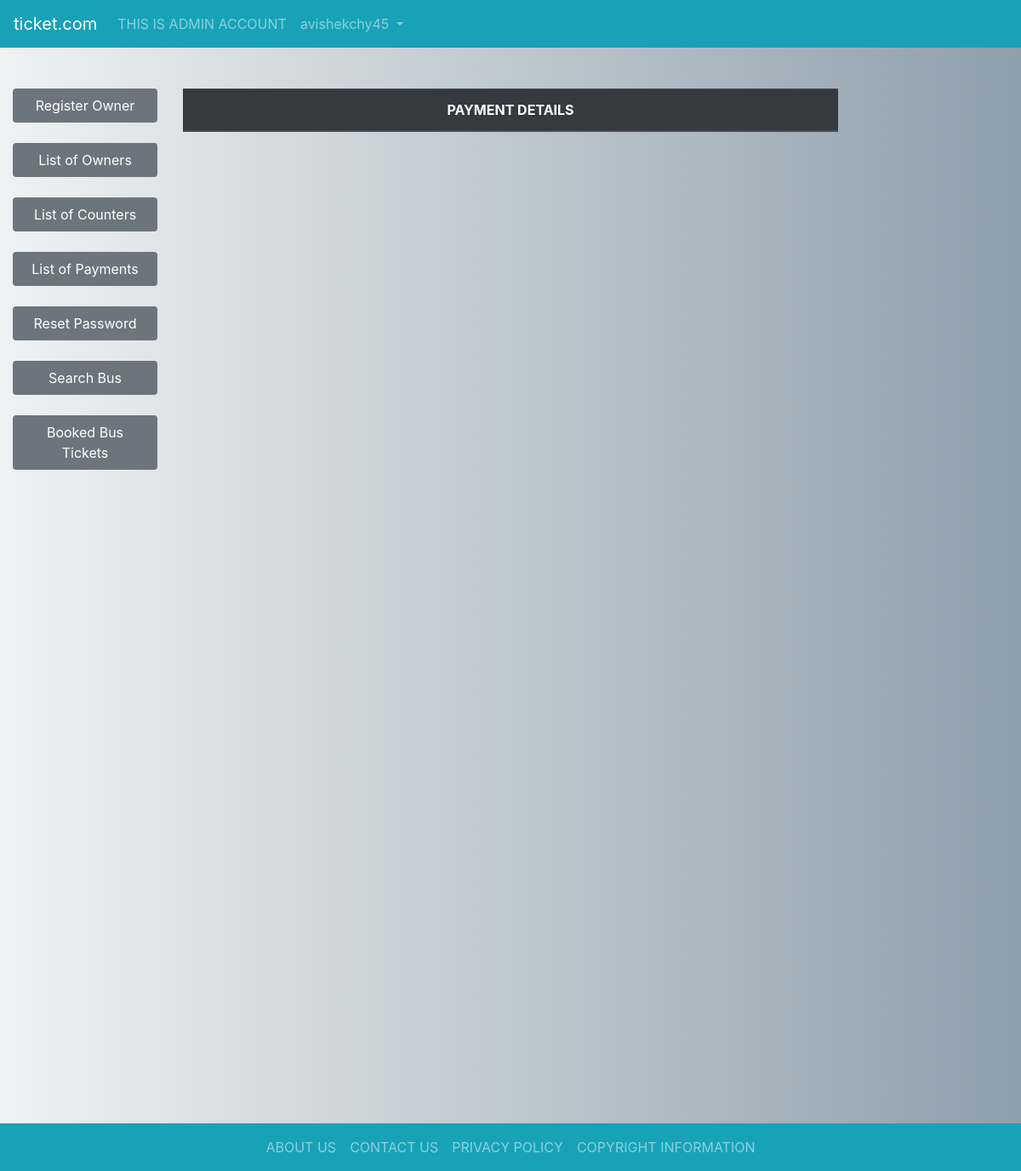
The page /admin/listofpayment.php (signed in) on the database as committed earlier.
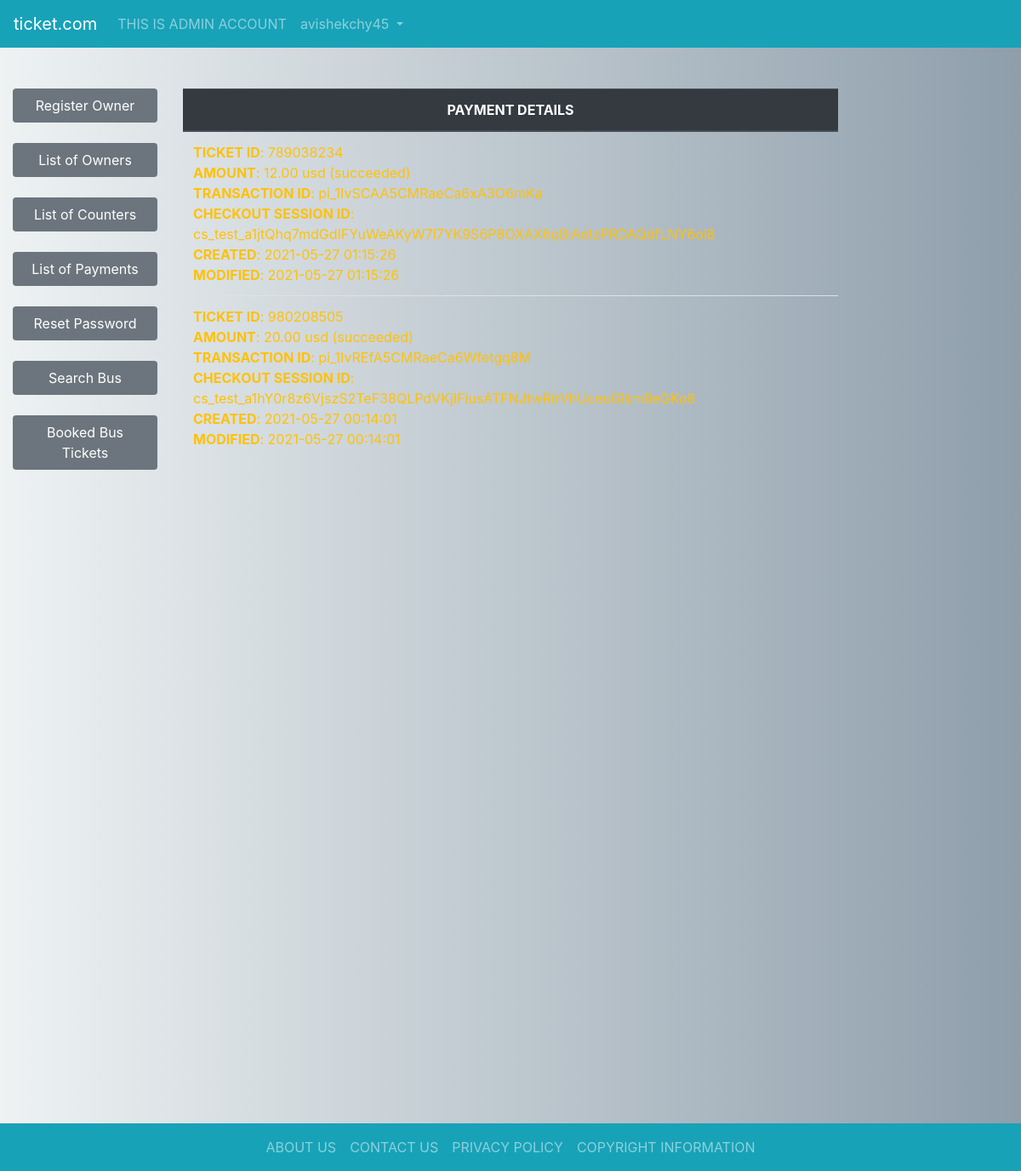
The same page on the database as committed later.
### tables this page shows
CREATE TABLE `payment` (
  `TICKET_ID` varchar(255) NOT NULL,
  `AMOUNT` float(10,2) NOT NULL,
  `AMOUNT_CURR` varchar(10) NOT NULL,
  `TXN_ID` varchar(255) NOT NULL,
  `CHECKOUT_SESSION_ID` varchar(255) NOT NULL,
  `PAYMENT_STATUS` varchar(10) NOT NULL,
  `CREATED` datetime NOT NULL,
  `MODIFIED` datetime NOT NULL
);

### includes/paymentlist.php (the view, shortened to what this page needs)
<?php
$query = "SELECT * FROM payment ORDER BY MODIFIED DESC";
$result = mysqli_query($con, $query);
echo "
<br>
<table class='table table-hover' id='paymentlist'>
<thead class='thead-dark'>
<tr>
<th>PAYMENT DETAILS</th>
</tr>
</thead>
<tbody>
";
while ($row = mysqli_fetch_array($result)) {
    $ticketid = $row['TICKET_ID'];
    $amount = $row['AMOUNT'];
    $currency = $row['AMOUNT_CURR'];
    $txn = $row['TXN_ID'];
    $checkout = $row['CHECKOUT_SESSION_ID'];
    $status = $row['PAYMENT_STATUS'];
    $created = $row['CREATED'];
    $modified = $row['MODIFIED'];
    echo "
    <tr>
    <td class='text-left text-warning'><b>TICKET ID</b>: $ticketid <br><b>AMOUNT</b>: $amount $currency ($status)<br><b>TRANSACTION ID</b>: $txn <br><b>CHECKOUT SESSION ID</b>: $checkout <br><b>CREATED</b>: $created <br><b>MODIFIED</b>: $modified </td>
    </tr>
    ";
}
echo "
</tbody>
</table>
<br>
";
?>

### admin/listofpayment.php (shortened to what this page needs)
<?php
include("../connection.php");
?>
<!DOCTYPE html>
<html lang="en">
<head>
    <link rel="stylesheet" href="https://maxcdn.bootstrapcdn.com/bootstrap/4.5.2/css/bootstrap.min.css">
    <link rel="stylesheet" href="https://cdn.jsdelivr.net/npm/bootstrap-icons@1.4.0/font/bootstrap-icons.css">
    <link rel="stylesheet" href="https://cdnjs.cloudflare.com/ajax/libs/animate.css/4.1.1/animate.min.css" />
    <link rel="stylesheet" href="//cdn.datatables.net/1.10.24/css/jquery.dataTables.min.css">
    <link rel="stylesheet" href="../style.css">
</head>
<body>
    <div class="container-fluid sticky-top p-0">
        <div class="row no-gutters">
            <div class="col-sm text-center">
                <?php
                include("../includes/navbar.php");
                ?>
            </div>
        </div>
    </div>
    <div class="container-fluid">
        <div class="row">
            <div class="col-sm-2 text-left">
                <?php
                include("../includes/menu.php");
                ?>
            </div>
            <div class="col-sm-8 text-center">
                <?php
                include("../includes/paymentlist.php");
                ?>
            </div>
            <div class="col-sm-2 text-right">
            </div>
        </div>
    </div>
    <div class="container-fluid p-0">
        <div class="row no-gutters">
            <div class="col-sm">
                <?php
                include("../includes/footer.php");
                ?>
            </div>
        </div>
    </div>
</body>
</html>

### includes/navbar.php (shortened to what this page needs)
<?php
$user = $_SESSION["user"];
$user_id = $_SESSION["user_id"];
echo "
    <nav class='navbar navbar-expand-sm bg-info navbar-dark'>
        <a class='navbar-brand' href='index'>ticket.com</a>
        <button class='navbar-toggler' type='button' data-toggle='collapse' data-target='#collapsibleNavbar'>
            <span class='navbar-toggler-icon'></span>
        </button>
        <div class='collapse navbar-collapse' id='collapsibleNavbar'>
            <ul class='navbar-nav'>
                <li class='nav-item'>
                    <a class='nav-link text-uppercase' href='#'> This is $user account </a>
                </li>
                <li class='nav-item dropdown'>
                    <a class='nav-link dropdown-toggle' href='#' id='navbardrop' data-toggle='dropdown'> $user_id </a>
                    <div class='dropdown-menu'>
                        <a class='dropdown-item' href='index'>Home</a>
                        <a class='dropdown-item' href='../all/settings'>Settings</a>
                        <a class='dropdown-item text-danger' href='?logout'>LOG OUT</a>
                    </div>
                </li>
            </ul>
        </div>
    </nav>
    <br>
    ";

### includes/menu.php (shortened to what this page needs)
<?php
if (isset($_SESSION['user'])) {
  $user = $_SESSION["user"];
  if ($user == 'admin') {
    echo "
    <br>
    <ul class='nav flex-column nav-pills nav-fill'>
      <li class='nav-item'>
        <a class='nav-link active bg-secondary' href='registerowner.php'>Register Owner</a>
      </li><br>
      <li class='nav-item'>
        <a class='nav-link active bg-secondary' href='listofowners.php'>List of Owners</a>
      </li><br>
      <li class='nav-item'>
        <a class='nav-link active bg-secondary' href='listofcounters.php'>List of Counters</a>
      </li><br>
      <li class='nav-item'>
        <a class='nav-link active bg-secondary' href='listofpayment.php'>List of Payments</a>
      </li><br>
      <li class='nav-item'>
        <a class='nav-link active bg-secondary' href='resetpass.php'>Reset Password</a>
      </li><br>
      <li class='nav-item'>
        <a class='nav-link active bg-secondary' href='../'>Search Bus</a>
      </li><br>
      <li class='nav-item'>
        <a class='nav-link active bg-secondary' href='../all/bookedbustickets.php'>Booked Bus Tickets</a>
      </li><br>
    </ul>
    <br>
    ";
  } else if ($user == 'owner') {
    echo "
    <br>
    <ul class='nav flex-column nav-pills nav-fill'>
      <li class='nav-item'>
        <a class='nav-link active bg-secondary' href='../all/bookedbustickets.php'>Booked Bus Tickets</a>
      </li><br>
      <li class='nav-item'>
        <a class='nav-link active bg-secondary' href='../all/donepayment.php'>Online Payments</a>
      </li><br>
      <li class='nav-item'>
        <a class='nav-link active bg-secondary' href='addcounter.php'>Add Counter</a>
      </li><br>
      <li class='nav-item'>
        <a class='nav-link active bg-secondary' href='addbus.php'>Add Bus</a>
      </li><br>
      <li class='nav-item'>
        <a class='nav-link active bg-secondary' href='addschedule.php'>Schedule Bus</a>
      </li><br>
      <li class='nav-item'>
        <a class='nav-link active bg-secondary' href='ownercounters.php'>List of Counters</a>
      </li><br>
      <li class='nav-item'>
        <a class='nav-link active bg-secondary' href='ownerbuses.php'>List of Buses</a>
      </li><br>
      <li class='nav-item'>
        <a class='nav-link active bg-secondary' href='ownerschedules.php'>List of Scheduled Buses</a>
      </li><br>
      <li class='nav-item'>
        <a class='nav-link active bg-secondary' href='../'>Search Bus</a>
      </li><br>
    </ul>
    <br>
    ";
  } else if ($user == 'counter') {
    echo "
    <br>
    <ul class='nav flex-column nav-pills nav-fill'>
      <li class='nav-item'>
        <a class='nav-link active bg-secondary' href='../all/bookedbustickets.php'>Booked Bus Tickets</a>
      </li><br>
      <li class='nav-item'>
        <a class='nav-link active bg-secondary' href='../all/donepayment.php'>Online Payments</a>
      </li><br>
      <li class='nav-item'>
        <a class='nav-link active bg-secondary' href='availablebus.php'>Available Bus</a>
      </li><br>
      <li class='nav-item'>
        <a class='nav-link active bg-secondary' href='../'>Search Bus</a>
      </li><br>
    </ul>
    <br>
    ";
  } else if ($user == 'user') {
    echo "
    <br>
    <ul class='nav flex-column nav-pills nav-fill'>
      <li class='nav-item'>
        <a class='nav-link active bg-info' href='../all/bookedbustickets.php'>Booked Bus Tickets</a>
      </li><br>
      <li class='nav-item'>
        <a class='nav-link active bg-info' href='../all/donepayment.php'>Online Payments</a>
      </li><br>
      <li class='nav-item'>
        <a class='nav-link active bg-secondary' href='../'>Book Bus Ticket</a>
      </li><br>
      <li class='nav-item'>
        <a class='nav-link active bg-secondary' href='../'>Book Train Ticket</a>
      </li><br>
      <li class='nav-item'>
        <a class='nav-link active bg-secondary' href='../'>Book Air Ticket</a>
      </li><br>
      <li class='nav-item'>
        <a class='nav-link active bg-secondary' href='../'>Book Launch Ticket</a>
      </li><br>
      <li class='nav-item'>
        <a class='nav-link active bg-secondary' href='../'>Book Movie Ticket</a>
      </li><br>
      <li class='nav-item'>
        <a class='nav-link active bg-secondary' href='../'>Book Hotel</a>
      </li><br>
    </ul>
    <br>
    ";
  }
}

### includes/footer.php (shortened to what this page needs)
<nav class="navbar navbar-expand-sm justify-content-center bg-info navbar-dark footer">
    <ul class="navbar-nav nav-fill">
        <li class="nav-item">
            <a class="nav-link" href="#">ABOUT US</a>
        </li>
        <li class="nav-item">
            <a class="nav-link" href="#">CONTACT US</a>
        </li>
        <li class="nav-item">
            <a class="nav-link" href="#">PRIVACY POLICY</a>
        </li>
        <li class="nav-item">
            <a class="nav-link" href="#">COPYRIGHT INFORMATION</a>
        </li>
    </ul>
</nav>

### style.css (style rules this page uses)
body { background: #8e9eab; background: -webkit-linear-gradient(to right, #eef2f3, #8e9eab); background: linear-gradient(to right, #eef2f3, #8e9eab); }

### includes/footer.php (style rules this page uses)
.footer { clear: both; position: relative; z-index: 1; height: -3em; margin-top: 45em; }

Rows that differ between the two databases and show on the page:
added payment: TICKET_ID "789038234", AMOUNT "12.00", AMOUNT_CURR "usd", PAYMENT_STATUS "succeeded", TXN_ID "pi_1IvSCAA5CMRaeCa6xA3O6mKa", CHECKOUT_SESSION_ID "cs_test_a1jtQhq7mdGdIFYuWeAKyW7l7YK9S6P8OXAX6qBiAdIzPRDAQdfLNY6ol8", CREATED "2021-05-27 01:15:26", MODIFIED "2021-05-27 01:15:26"
added payment: TICKET_ID "980208505", AMOUNT "20.00", AMOUNT_CURR "usd", PAYMENT_STATUS "succeeded", TXN_ID "pi_1IvREfA5CMRaeCa6Wfetgq8M", CHECKOUT_SESSION_ID "cs_test_a1hY0r8z6VjszS2TeF38QLPdVKjIFiusATFNJtwRirVhUceuGlkm8eGKo8", CREATED "2021-05-27 00:14:01", MODIFIED "2021-05-27 00:14:01"
